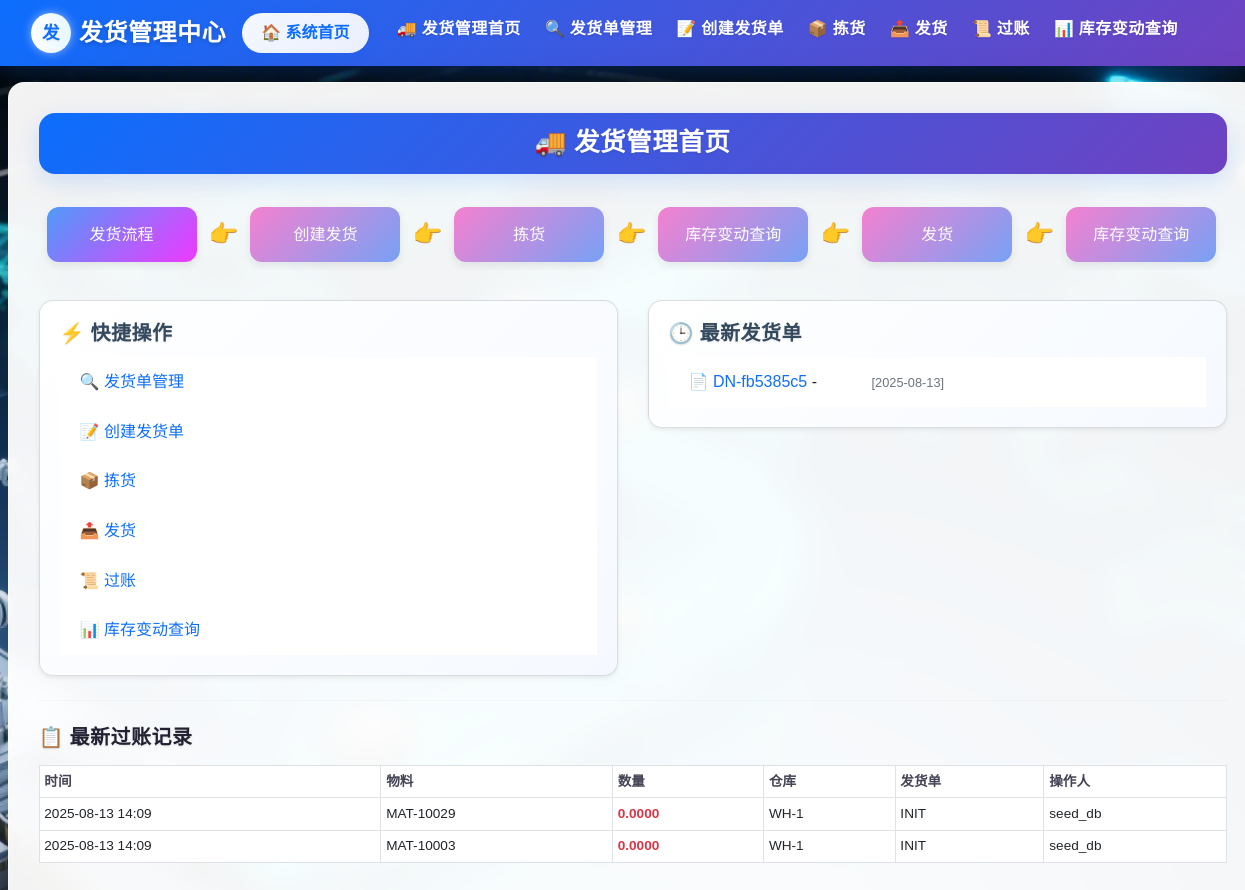
The page /delivery/ (signed in) on the database as committed earlier.
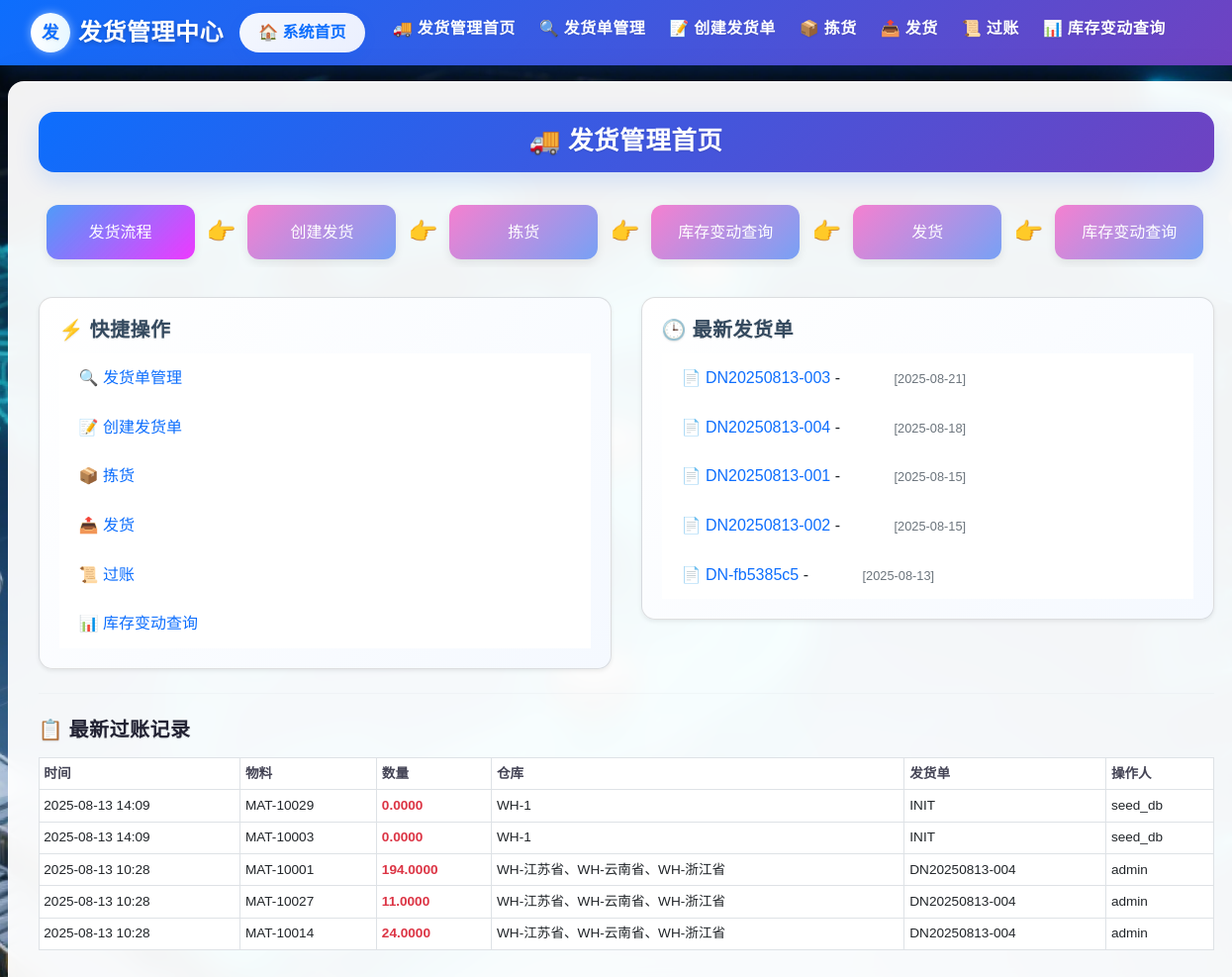
The same page on the database as committed later.
### delivery/models.py (models this page shows)
class DeliveryNote(db.Model):
    __tablename__ = 'DeliveryNote'
    delivery_note_id = db.Column(db.String(255), primary_key=True)
    picking_task_id = db.Column(db.String(255), db.ForeignKey('PickingTask.task_id'), nullable=False)
    sales_order_id = db.Column(db.String(255), db.ForeignKey('SalesOrder.sales_order_id'), nullable=False)
    delivery_date = db.Column(db.DateTime, nullable=False)
    warehouse_code = db.Column(db.String(255), nullable=False)
    status = db.Column(db.Enum(
        '已创建',
        '已拣货',
        '已发货',
        '已过账',
        '已取消'
    ), default='已创建', nullable=False)
    posted_by = db.Column(db.String(255))
    posted_at = db.Column(db.DateTime)
    created_by = db.Column(db.String(255))
    remarks = db.Column(db.Text)
    items = db.relationship('DeliveryItem', backref='delivery_note', cascade='all, delete-orphan', lazy=True)
    sales_order = db.relationship('SalesOrder', backref='delivery_notes')
    picking_task = db.relationship('PickingTask', backref='delivery_note')
    VALID_TRANSITIONS = {
    '已创建': ['已拣货', '已取消'],
    '已拣货': ['已发货', '已取消'],
    '已发货': ['已过账'],
    '已过账': [],
    '已取消': []
    }

class StockChangeLog(db.Model):
    __tablename__ = 'StockChangeLog'
    id = db.Column(db.Integer, primary_key=True)
    material_id = db.Column(db.String(255), db.ForeignKey('Inventory.material_id'), nullable=False)
    change_time = db.Column(db.DateTime, default=datetime.now)
    change_type = db.Column(db.String(50), nullable=False)  # '发货', '拣货' 或 '其他'
    quantity_change = db.Column(db.Numeric(18, 4), nullable=False)
    before_available = db.Column(db.Numeric(18, 4))
    after_available = db.Column(db.Numeric(18, 4))
    before_allocated = db.Column(db.Numeric(18, 4))
    after_allocated = db.Column(db.Numeric(18, 4))
    before_physical = db.Column(db.Numeric(18, 4))
    after_physical = db.Column(db.Numeric(18, 4))
    before_pending_outbound = db.Column(db.Numeric(18, 4))
    after_pending_outbound = db.Column(db.Numeric(18, 4))
    reference_doc = db.Column(db.String(255))
    operator = db.Column(db.String(255))
    warehouse_code = db.Column(db.String(255))
    material = db.relationship('Inventory', backref='stock_changes')

### delivery/views.py (the view)
@delivery_bp.route('/')
@login_required
def delivery_home():
    statuses = ['已创建', '待拣货', '已拣货',  '已发货', '已过账', '已取消']
    rows = db.session.query(DeliveryNote.status, func.count(DeliveryNote.delivery_note_id)).group_by(DeliveryNote.status).all()
    counts_dict = dict(rows)
    status_counts = {status: counts_dict.get(status, 0) for status in statuses}
    recent_deliveries = DeliveryNote.query.order_by(DeliveryNote.delivery_date.desc()).limit(5).all()
    recent_changes = StockChangeLog.query.order_by(StockChangeLog.change_time.desc()).limit(5).all()
    return render_template('delivery/home.html',
                           status_counts=status_counts,
                           recent_deliveries=recent_deliveries,
                           recent_changes=recent_changes)

### app.py (called while the page is built)
@login_manager.user_loader
def load_user(user_id):
    return User.query.get(user_id)

### templates/delivery/home.html (shortened to what this page needs)
{% extends 'delivery/base.html' %}
{% block content %}
<div class="form-title-container">
    <h1 class="form-title">
      🚚 发货管理首页
    </h1>
</div>
<div class="workflow-steps animate-fade">
  <div class="step-card" style="background: linear-gradient(135deg, #358df9dd, #ee39ff);">发货流程</div>
  <div class="step-arrow">👉</div>
  <a href="{{ url_for('delivery.create_delivery') }}">
    <div class="step-card" >创建发货</div>
  </a>
  <div class="step-arrow">👉</div>
  <a href="{{ url_for('delivery.picking_task_list') }}">
    <div class="step-card">拣货</div>
  </a>
  <div class="step-arrow">👉</div>
  <a href="{{ url_for('delivery.inventory_movement') }}">
    <div class="step-card">库存变动查询</div>
  </a>
  <div class="step-arrow">👉</div>
  <a href="{{ url_for('delivery.shipment_list') }}">
    <div class="step-card">发货</div>
  </a>
  <div class="step-arrow">👉</div>
  <a href="{{ url_for('delivery.inventory_movement') }}">
    <div class="step-card">库存变动查询</div>
  </a>
</div>
<div class="row g-9">
  <div class="col-md-6">
    <div class="card shadow-sm">
      <div class="card-body">
        <h5 class="card-title">⚡ 快捷操作</h5>
        <ul class="list-group list-group-flush">
          <li class="list-group-item"><a href="{{ url_for('delivery.delivery_list') }}">🔍 发货单管理</a></li>
          <li class="list-group-item"><a href="{{ url_for('delivery.create_delivery') }}">📝 创建发货单</a></li>
          <li class="list-group-item"><a href="{{ url_for('delivery.picking_task_list') }}">📦 拣货</a></li>
          <li class="list-group-item"><a href="{{ url_for('delivery.shipment_list') }}">📤 发货</a></li>
          <li class="list-group-item"><a href="{{ url_for('delivery.post_list') }}">📜 过账</a></li>
          <li class="list-group-item"><a href="{{ url_for('delivery.inventory_movement') }}">📊 库存变动查询</a></li>
        </ul>
      </div>
    </div>
  </div>
  <div class="col-md-6">
    <div class="card shadow-sm">
      <div class="card-body">
        <h5 class="card-title">🕒 最新发货单</h5>
        <ul class="list-group list-group-flush">
          {% for d in recent_deliveries %}
          <li class="list-group-item">
            <a href="{{ url_for('delivery.delivery_detail', delivery_id=d.delivery_note_id) }}">
              📄 {{ d.delivery_note_id }}
            </a> -
            <span class="badge badge-status-{{ d.status|replace(' ', '-')|lower }}">{{ d.status }}</span>
            <small class="text-muted">[{{ d.delivery_date.strftime('%Y-%m-%d') }}]</small>
          </li>
          {% else %}
          <li class="list-group-item text-muted">暂无记录</li>
          {% endfor %}
        </ul>
      </div>
    </div>
  </div>
</div>
<hr class="my-4">
<h5 class="fw-bold mb-3">📋 最新过账记录</h5>
<div class="table-responsive">
  <table class="table table-sm table-hover align-middle table-bordered">
    <thead>
      <tr>
        <th>时间</th>
        <th>物料</th>
        <th>数量</th>
        <th>仓库</th>
        <th>发货单</th>
        <th>操作人</th>
      </tr>
    </thead>
    <tbody>
      {% for c in recent_changes %}
      <tr>
        <td>{{ c.change_time.strftime('%Y-%m-%d %H:%M') }}</td>
        <td>{{ c.material_id }}</td>
        <td class="text-danger">{{ c.quantity_change }}</td>
        <td>{{ c.warehouse_code }}</td>
        <td>{{ c.reference_doc or '-' }}</td>
        <td>{{ c.operator }}</td>
      </tr>
      {% else %}
      <tr>
        <td colspan="6" class="text-muted text-center">
          <i class="bi bi-info-circle"></i> 暂无记录
        </td>
      </tr>
      {% endfor %}
    </tbody>
  </table>
</div>
{% endblock %}

### templates/delivery/base.html (shortened to what this page needs)
<!doctype html>
<html lang="zh-CN">
  <head>
    <link href="https://cdn.jsdelivr.net/npm/bootstrap@5.3.0/dist/css/bootstrap.min.css" rel="stylesheet">
    <link href="https://cdn.jsdelivr.net/npm/bootstrap-icons@1.10.0/font/bootstrap-icons.css" rel="stylesheet">
    <link rel="stylesheet" href="{{ url_for('static', filename='delivery/delivery_styles.css') }}">
    <link rel="stylesheet" href="https://cdn.staticfile.org/twitter-bootstrap/4.3.1/css/bootstrap.min.css">
  </head>
  <body>
    <nav class="navbar navbar-expand-lg" style="background: linear-gradient(135deg, #0d6efd, #6f42c1); box-shadow: 0 4px 20px rgba(13, 110, 253, 0.25);">
      <div class="container-fluid">
        <div class="d-flex align-items-center">
          <a class="navbar-brand text-white d-flex align-items-center gap-2" >
            <span class="rounded-circle d-inline-flex justify-content-center align-items-center" style="width:40px;height:40px;background:linear-gradient(90deg, #ffffff, #e6f7ff); color:#0d6efd; font-weight:800; box-shadow: 0 0 10px rgba(255,255,255,0.5)">发</span>
            <div class="d-none d-md-block">
              <div style="font-size:1.5rem; font-weight:600; text-shadow: 0 2px 4px rgba(0,0,0,0.2)">发货管理中心</div>
            </div>
          </a>
        </div>
          <a class="btn btn-home-return me-3" href="{{ url_for('auth.dashboard') }}">
            🏠 系统首页
          </a>
        <div class="collapse navbar-collapse" id="navbarNav">
          <ul class="navbar-nav">
            <li class="nav-item mx-1">
              <a class="nav-link text-white fw-medium position-relative" href="{{ url_for('delivery.delivery_home') }}" style="transition: all 0.3s; color: white !important;">
                <h6>🚚 发货管理首页</h6>
              </a>
            </li>
              <li class="nav-item mx-1">
              <a class="nav-link text-white fw-medium position-relative" href="{{ url_for('delivery.delivery_list') }}" style="transition: all 0.3s; color: white !important;">
                <h6>🔍 发货单管理</h6>
              </a>
            </li>
            <li class="nav-item mx-1">
              <a class="nav-link text-white fw-medium position-relative" href="{{ url_for('delivery.create_delivery') }}" style="transition: all 0.3s; color: white !important;">
                <h6>📝 创建发货单</h6>
              </a>
            </li>
            <li class="nav-item mx-1">
              <a class="nav-link text-white fw-medium position-relative" href="{{ url_for('delivery.picking_task_list') }}" style="transition: all 0.3s; color: white !important;">
                <h6>📦 拣货</h6>
              </a>
            </li>
            <li class="nav-item mx-1">
              <a class="nav-link text-white fw-medium position-relative" href="{{ url_for('delivery.shipment_list')}}" style="transition: all 0.3s; color: white !important;">
                <h6>📤 发货</h6>
              </a>
            </li>
            <li class="nav-item mx-1">
              <a class="nav-link text-white fw-medium position-relative" href="{{ url_for('delivery.post_list' )}}" style="transition: all 0.3s; color: white !important;">
                <h6>📜 过账</h6>
              </a>
            </li>
            <li class="nav-item mx-1">
              <a class="nav-link text-white fw-medium position-relative" href="{{ url_for('delivery.inventory_movement' )}}" style="transition: all 0.3s; color: white !important;">
                <h6>📊 库存变动查询</h6>
              </a>
            </li>
          </ul>
        </div>
      </div>
    </nav>
    <div class="container">
      <div class="content-card">
        {% block content %}{% endblock %}
      </div>
    </div>
  </body>
</html>

### static/delivery/delivery_styles.css (style rules this page uses)
.animate-fade { animation: fadeIn 0.5s ease forwards; }

### templates/delivery/base.html (style rules this page uses)
:root { --brand-1: #0d6efd; --brand-2: #2b9af3; --muted: #6c757d; --card-radius: 16px; --glass: rgba(255,255,255,0.85); --bg-gradient: linear-gradient(120deg, #f7fbff 0%, #eef6ff 50%, #f4fbff 100%); --font-heading: 'Noto Serif SC', serif; --font-body: 'Noto Sans SC', sans-serif; --gold: #ffd700; --silver: #c0c0c0; }
body::after { content: ""; position: absolute; top: 0; left: 0; width: 100%; height: 100%; background-image: radial-gradient(rgba(0,0,0,0.03) 1px, transparent 1px); background-size: 20px 20px; z-index: -2; opacity: 0.3; }
html, body { height: 100%; font-family: var(--font-body); color: #223; -webkit-font-smoothing: antialiased; margin: 0; background: url('/static/deliverypages_background.png') center/cover no-repeat fixed; position: relative; line-height: 1.6; }
body::before { content: ""; position: absolute; top: 0; left: 0; width: 100%; height: 100%; background: rgba(255, 255, 255, 0.92); backdrop-filter: blur(5px); z-index: -1; }
h1, h2, h3, h4, h5, h6, .navbar-brand, .nav-link { font-family: var(--font-heading); font-weight: 600; letter-spacing: 0.5px; text-shadow: 0 1px 2px rgba(0,0,0,0.1); }
.navbar .nav-link { font-weight: 600; letter-spacing: 0.8px; text-transform: uppercase; font-size: 0.95rem; }
.navbar-brand { font-size: 1.2rem; letter-spacing: 1px; }
.navbar { box-shadow: 0 6px 18px rgba(35,63,109,0.06); transition: all 0.3s ease; }
.navbar-brand { font-weight: 700; font-size: 1.1rem; letter-spacing: 0.5px; transition: color 0.3s ease; }
.nav-link { color: rgba(34,34,34,0.75) !important; transition: color 0.3s ease; }
.content-card { background-color: rgba(255, 255, 255, 0.95); backdrop-filter: blur(12px); border: 1px solid rgba(255,255,255,0.6); border-radius: var(--card-radius); padding: 30px; box-shadow: 0 15px 50px rgba(23,43,77,0.18); transition: all 0.3s ease; width: 1250px; margin-left: -60px; }
.table thead th { border-bottom: 0; color: #445; font-weight: 600; }
.table tbody tr { transition: transform 0.12s ease, box-shadow 0.12s ease; }
.btn, .nav-link, .table tbody tr { transition: all 0.3s ease; }
.form-title-container { background: linear-gradient(135deg, #0d6efd, #6f42c1); border-radius: 16px; padding: 15px 25px; margin-bottom: 25px; text-align: center; box-shadow: 0 8px 24px rgba(13, 110, 253, 0.15); }
.form-title { color: white; font-weight: 700; font-size: 1.6rem; margin: 0; display: flex; align-items: center; justify-content: center; gap: 15px; }
.btn-home-return { border-radius: 20px; background: linear-gradient(135deg, rgba(255, 255, 255, 0.95), rgba(245, 247, 255, 0.95)); border: none; color: #0d6efd; font-weight: 600; padding: 0.5rem 1.2rem; box-shadow: 0 4px 12px rgba(13, 110, 253, 0.15); transition: all 0.3s ease; display: inline-flex; align-items: center; position: relative; overflow: hidden; }
.btn-home-return::before { content: ''; position: absolute; top: 0; left: 0; width: 100%; height: 100%; background: linear-gradient(135deg, rgba(13, 110, 253, 0.1), rgba(111, 66, 193, 0.1)); opacity: 0; transition: opacity 0.3s ease; }

### templates/delivery/home.html (style rules this page uses)
body { margin: 0; font-family: "Microsoft YaHei", sans-serif; background-size: cover; background-position: center; background-repeat: no-repeat; }
.card { border-radius: 14px; background: linear-gradient(135deg, #ffffff, #f5f9ff); box-shadow: 0 6px 18px rgba(0, 0, 0, 0.05); transition: transform 0.2s ease; }
.card-title { font-weight: 600; color: #34495e; }
.list-group-item a { text-decoration: none; color: #0d6efd; font-weight: 500; }
.table-sm thead { background-color: #eef4ff; font-size: 0.85rem; }
.table-sm td { font-size: 0.85rem; vertical-align: middle; }
.text-danger { font-weight: bold; }
hr { border-top: 1px solid #dee2e6; }
.workflow-steps { display: flex; flex-wrap: nowrap; justify-content: flex-start; align-items: center; gap: 12px; overflow-x: auto; padding: 8px; scrollbar-width: thin; margin-bottom:30px; }
.workflow-steps .step-card { flex: 0 0 auto; min-width: 150px; max-width: 200px; padding: 15px 10px; border-radius: 12px; text-align: center; transition: all 0.3s ease; background: linear-gradient(135deg, #f580d0, #77a1f5); color: white; box-shadow: 0 4px 10px rgba(0,0,0,0.08); }
.step-arrow { flex: 0 0 auto; font-size: 1.5rem; color: #6c757d; }

Rows that differ between the two databases and show on the page:
added DeliveryNote: delivery_note_id "DN20250813-003", delivery_date "2025-08-21"
added DeliveryNote: delivery_note_id "DN20250813-004", delivery_date "2025-08-18"
added DeliveryNote: delivery_note_id "DN20250813-001", delivery_date "2025-08-15"
added DeliveryNote: delivery_note_id "DN20250813-002", delivery_date "2025-08-15"
added StockChangeLog: change_time "2025-08-13 10:28", material_id "MAT-10001", quantity_change "194.0000", warehouse_code "WH-江苏省、WH-云南省、WH-浙江省", reference_doc "DN20250813-004", operator "admin"
added StockChangeLog: change_time "2025-08-13 10:28", material_id "MAT-10027", quantity_change "11.0000", warehouse_code "WH-江苏省、WH-云南省、WH-浙江省", reference_doc "DN20250813-004", operator "admin"
added StockChangeLog: change_time "2025-08-13 10:28", material_id "MAT-10014", quantity_change "24.0000", warehouse_code "WH-江苏省、WH-云南省、WH-浙江省", reference_doc "DN20250813-004", operator "admin"
